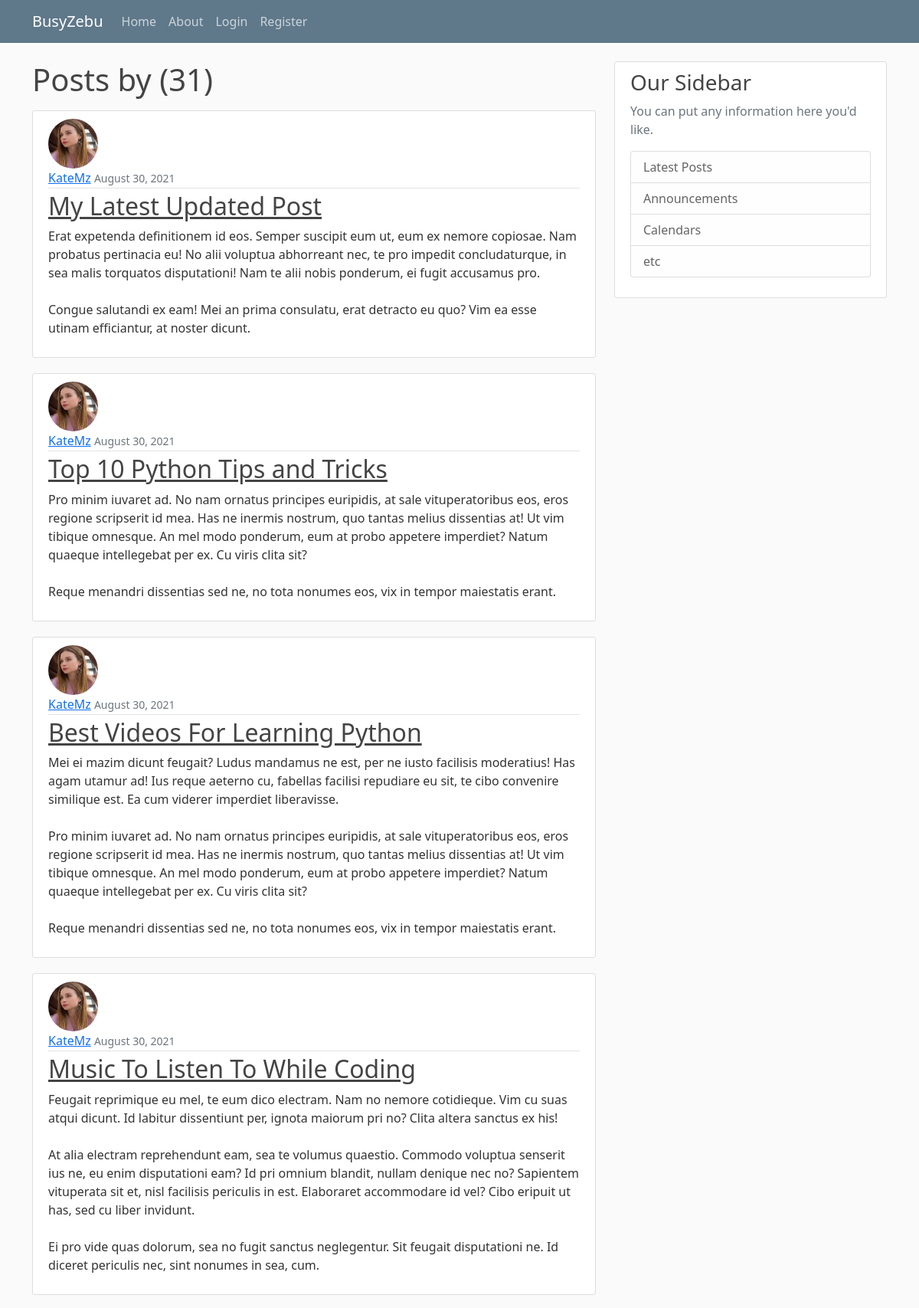
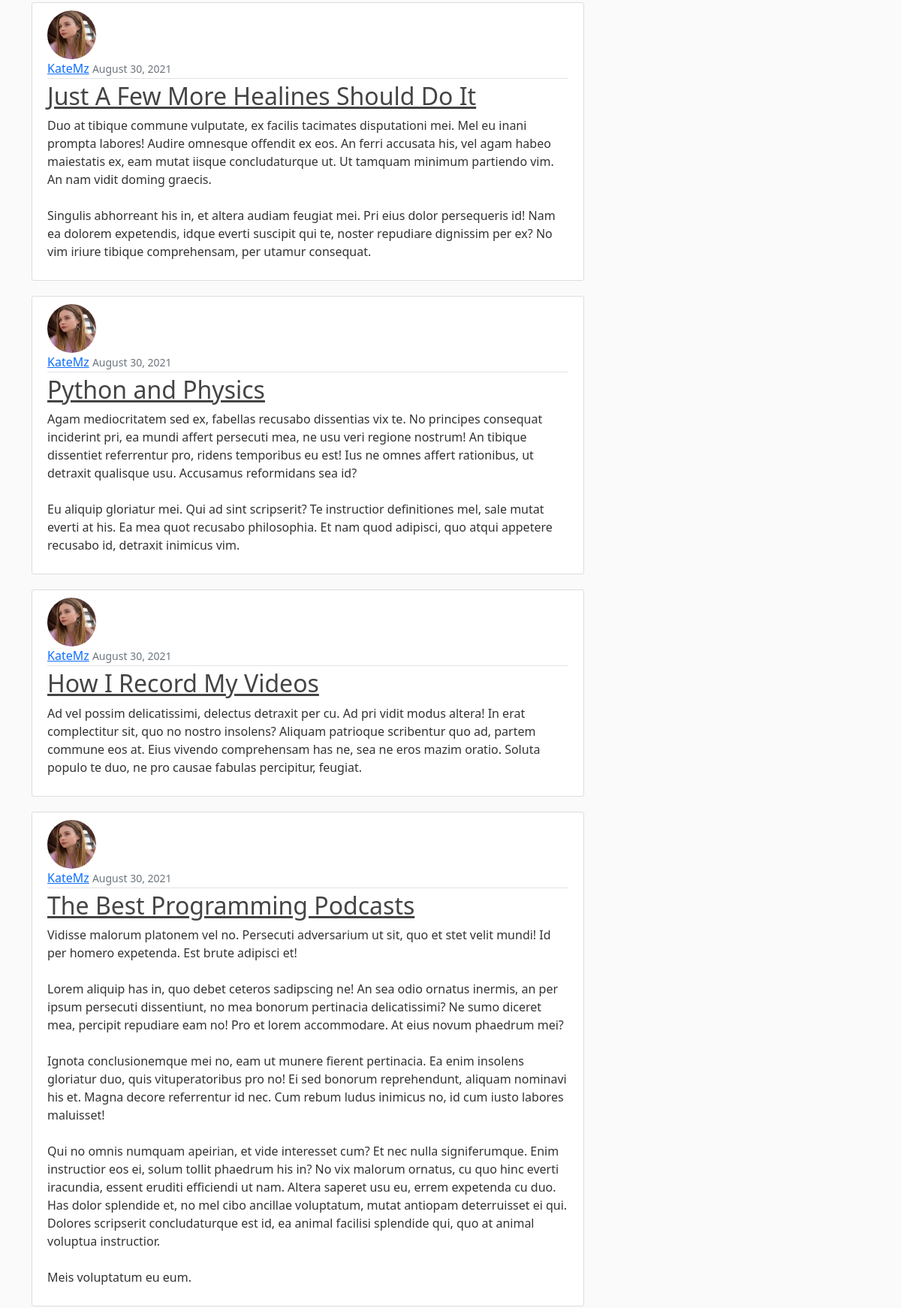
Page /user/KateMz (upper part) on the committed database (2 pictures, top to bottom).
### blog/models.py (models this page shows, shortened)
class Post(models.Model):
    title = models.CharField(max_length=100)
    author = models.ForeignKey(User, on_delete=models.CASCADE)
    content = models.TextField()
    date_posted = models.DateTimeField(default=timezone.now)

### users/models.py (models this page shows, shortened)
class Profile(models.Model):
    user = models.OneToOneField(User, on_delete=models.CASCADE)
    image = models.ImageField(default='default.png', upload_to='profile_pics')

### blog/views.py (the view)
# urls.py: path('user/<str:username>', UserPostListView.as_view(), name='user-posts'),
class UserPostListView(ListView):
    model = Post
    template_name = 'blog/user_posts.html'
    context_object_name='posts'
    paginate_by = 8
    def get_queryset(self):
        user = get_object_or_404(User, username=self.kwargs.get('username'))
        return Post.objects.filter(author=user).order_by('-date_posted')

### blog/templates/blog/user_posts.html (shortened to what this page needs)
{% extends "blog/base.html"%}
{% block content %}
<h1 class="mb-3">Posts by {{ views.kwargs.username }} ({{ page_obj.paginator.count }})</h1>
{% for post in posts %}
    <article class="media content-section">
        <img class='rounded-circle article-img' src="{{post.author.profile.image.url}}">
        <div class="media-body">
          <div class="article-metadata">
            <a class="mr-2" href="{% url 'user-posts' post.author.username %}">{{ post.author }}</a>
            <small class="text-muted">{{ post.date_posted|date:"F d, Y" }}</small>
          </div>
          <h2><a class="article-title" href="{% url 'post-detail' post.id %}">{{ post.title }}</a></h2>
          <p class="article-content">{{ post.content }}</p>
        </div>
    </article>
{% endfor %}
{% endblock content %}

### blog/static/blog/main.css (style rules this page uses)
body { background: #fafafa; color: #333333; margin-top: 5rem; }
h1, h2, h3, h4, h5, h6 { color: #444444; }
.content-section { background: #ffffff; padding: 10px 20px; border: 1px solid #dddddd; border-radius: 3px; margin-bottom: 20px; }
.article-title { color: #444444; }
.article-content { white-space: pre-line; }
.article-img { height: 65px; width: 65px; margin-right: 16px; }
.article-metadata { padding-bottom: 1px; margin-bottom: 4px; border-bottom: 1px solid #e3e3e3 }

### rows in the picture
Post: author.profile.image (picture), author "KateMz", date_posted "August 30, 2021", title "My Latest Updated Post", content "Erat expetenda definitionem id eos. Semper suscipit eum ut, eum ex nemore copiosae. Nam probatus pertinacia eu! No alii voluptua abhorreant nec, te pro impedit concludaturque, in sea malis torquatos disputationi! Nam te alii nobis ponderum, ei fugit accusamus pro. Congue salutandi ex eam! Mei an prima consulatu, erat detracto eu quo? Vim ea esse utinam efficiantur, at noster dicunt."
Post: author.profile.image (picture), author "KateMz", date_posted "August 30, 2021", title "Top 10 Python Tips and Tricks", content "Pro minim iuvaret ad. No nam ornatus principes euripidis, at sale vituperatoribus eos, eros regione scripserit id mea. Has ne inermis nostrum, quo tantas melius dissentias at! Ut vim tibique omnesque. An mel modo ponderum, eum at probo appetere imperdiet? Natum quaeque intellegebat per ex. Cu viris clita sit? Reque menandri dissentias sed ne, no tota nonumes eos, vix in tempor maiestatis erant."
Post: author.profile.image (picture), author "KateMz", date_posted "August 30, 2021", title "Best Videos For Learning Python", content "Mei ei mazim dicunt feugait? Ludus mandamus ne est, per ne iusto facilisis moderatius! Has agam utamur ad! Ius reque aeterno cu, fabellas facilisi repudiare eu sit, te cibo convenire similique est. Ea cum viderer imperdiet liberavisse. Pro minim iuvaret ad. No nam ornatus principes euripidis, at sale vituperatoribus eos, eros regione scripserit id mea. Has ne inermis nostrum, quo tantas melius dissentias at! Ut vim tibique omnesque. An mel modo ponderum, eum at probo appetere imperdiet? Natum quaeque intellegebat per ex. Cu viris clita sit? Reque menandri dissentias sed ne, no tota nonumes eos, vix in tempor maiestatis erant."
Post: author.profile.image (picture), author "KateMz", date_posted "August 30, 2021", title "Music To Listen To While Coding", content "Feugait reprimique eu mel, te eum dico electram. Nam no nemore cotidieque. Vim cu suas atqui dicunt. Id labitur dissentiunt per, ignota maiorum pri no? Clita altera sanctus ex his! At alia electram reprehendunt eam, sea te volumus quaestio. Commodo voluptua senserit ius ne, eu enim disputationi eam? Id pri omnium blandit, nullam denique nec no? Sapientem vituperata sit et, nisl facilisis periculis in est. Elaboraret accommodare id vel? Cibo eripuit ut has, sed cu liber invidunt. Ei pro vide quas dolorum, sea no fugit sanctus neglegentur. Sit feugait disputationi ne. Id diceret periculis nec, sint nonumes in sea, cum."
Post: author.profile.image (picture), author "KateMz", date_posted "August 30, 2021", title "Just A Few More Healines Should Do It", content "Duo at tibique commune vulputate, ex facilis tacimates disputationi mei. Mel eu inani prompta labores! Audire omnesque offendit ex eos. An ferri accusata his, vel agam habeo maiestatis ex, eam mutat iisque concludaturque ut. Ut tamquam minimum partiendo vim. An nam vidit doming graecis. Singulis abhorreant his in, et altera audiam feugiat mei. Pri eius dolor persequeris id! Nam ea dolorem expetendis, idque everti suscipit qui te, noster repudiare dignissim per ex? No vim iriure tibique comprehensam, per utamur consequat."
Post: author.profile.image (picture), author "KateMz", date_posted "August 30, 2021", title "Python and Physics", content "Agam mediocritatem sed ex, fabellas recusabo dissentias vix te. No principes consequat inciderint pri, ea mundi affert persecuti mea, ne usu veri regione nostrum! An tibique dissentiet referrentur pro, ridens temporibus eu est! Ius ne omnes affert rationibus, ut detraxit qualisque usu. Accusamus reformidans sea id? Eu aliquip gloriatur mei. Qui ad sint scripserit? Te instructior definitiones mel, sale mutat everti at his. Ea mea quot recusabo philosophia. Et nam quod adipisci, quo atqui appetere recusabo id, detraxit inimicus vim."
Post: author.profile.image (picture), author "KateMz", date_posted "August 30, 2021", title "How I Record My Videos", content "Ad vel possim delicatissimi, delectus detraxit per cu. Ad pri vidit modus altera! In erat complectitur sit, quo no nostro insolens? Aliquam patrioque scribentur quo ad, partem commune eos at. Eius vivendo comprehensam has ne, sea ne eros mazim oratio. Soluta populo te duo, ne pro causae fabulas percipitur, feugiat."
Post: author.profile.image (picture), author "KateMz", date_posted "August 30, 2021", title "The Best Programming Podcasts", content "Vidisse malorum platonem vel no. Persecuti adversarium ut sit, quo et stet velit mundi! Id per homero expetenda. Est brute adipisci et! Lorem aliquip has in, quo debet ceteros sadipscing ne! An sea odio ornatus inermis, an per ipsum persecuti dissentiunt, no mea bonorum pertinacia delicatissimi? Ne sumo diceret mea, percipit repudiare eam no! Pro et lorem accommodare. At eius novum phaedrum mei? Ignota conclusionemque mei no, eam ut munere fierent pertinacia. Ea enim insolens gloriatur duo, quis vituperatoribus pro no! Ei sed bonorum reprehendunt, aliquam nominavi his et. Magna decore referrentur id nec. Cum rebum ludus inimicus no, id cum iusto labores maluisset! Qui no omnis numquam…"

### other values in the picture
{{ page_obj.paginator.count }} "31"
